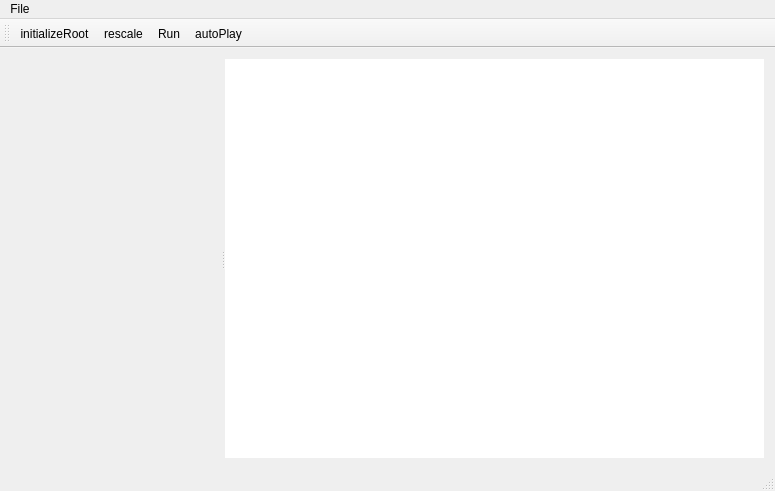
<?xml version="1.0" encoding="UTF-8"?>
<ui version="4.0">
 <class>MainWindow</class>
 <widget class="QMainWindow" name="MainWindow">
  <property name="geometry">
   <rect>
    <x>0</x>
    <y>0</y>
    <width>775</width>
    <height>491</height>
   </rect>
  </property>
  <property name="windowTitle">
   <string>MainWindow</string>
  </property>
  <widget class="QWidget" name="centralWidget">
   <layout class="QHBoxLayout" name="horizontalLayout">
    <item>
     <widget class="QSplitter" name="splitter">
      <property name="orientation">
       <enum>Qt::Horizontal</enum>
      </property>
      <widget class="QCustomPlot" name="customPlot" native="true">
       <property name="sizePolicy">
        <sizepolicy hsizetype="Expanding" vsizetype="Expanding">
         <horstretch>0</horstretch>
         <verstretch>0</verstretch>
        </sizepolicy>
       </property>
      </widget>
      <widget class="QGraphicsView" name="graphicsView">
       <property name="frameShape">
        <enum>QFrame::NoFrame</enum>
       </property>
       <property name="frameShadow">
        <enum>QFrame::Plain</enum>
       </property>
       <property name="dragMode">
        <enum>QGraphicsView::NoDrag</enum>
       </property>
      </widget>
     </widget>
    </item>
   </layout>
  </widget>
  <widget class="QMenuBar" name="menuBar">
   <property name="geometry">
    <rect>
     <x>0</x>
     <y>0</y>
     <width>775</width>
     <height>20</height>
    </rect>
   </property>
   <widget class="QMenu" name="menuFile">
    <property name="title">
     <string>File</string>
    </property>
    <addaction name="actionRun"/>
   </widget>
   <addaction name="menuFile"/>
  </widget>
  <widget class="QToolBar" name="mainToolBar">
   <attribute name="toolBarArea">
    <enum>TopToolBarArea</enum>
   </attribute>
   <attribute name="toolBarBreak">
    <bool>false</bool>
   </attribute>
   <addaction name="actionInitializeRoot"/>
   <addaction name="actionRescale"/>
   <addaction name="actionRun"/>
   <addaction name="actionAutoPlay"/>
  </widget>
  <widget class="QStatusBar" name="statusBar"/>
  <action name="actionRun">
   <property name="icon">
    <iconset theme="media-playback-start">
     <normaloff/>
    </iconset>
   </property>
   <property name="text">
    <string>Run</string>
   </property>
   <property name="toolTip">
    <string>Run</string>
   </property>
   <property name="shortcut">
    <string>Space</string>
   </property>
  </action>
  <action name="actionAutoPlay">
   <property name="checkable">
    <bool>true</bool>
   </property>
   <property name="icon">
    <iconset theme="player-time">
     <normaloff/>
    </iconset>
   </property>
   <property name="text">
    <string>autoPlay</string>
   </property>
  </action>
  <action name="actionInitializeRoot">
   <property name="icon">
    <iconset theme="view-refresh">
     <normaloff/>
    </iconset>
   </property>
   <property name="text">
    <string>initializeRoot</string>
   </property>
   <property name="shortcut">
    <string>F2</string>
   </property>
  </action>
  <action name="actionRescale">
   <property name="icon">
    <iconset theme="zoom-select">
     <normaloff/>
    </iconset>
   </property>
   <property name="text">
    <string>rescale</string>
   </property>
   <property name="shortcut">
    <string>Ctrl+0</string>
   </property>
  </action>
 </widget>
 <layoutdefault spacing="6" margin="11"/>
 <customwidgets>
  <customwidget>
   <class>QCustomPlot</class>
   <extends>QWidget</extends>
   <header>qcustomplot.hpp</header>
   <container>1</container>
  </customwidget>
 </customwidgets>
 <resources/>
 <connections/>
</ui>
